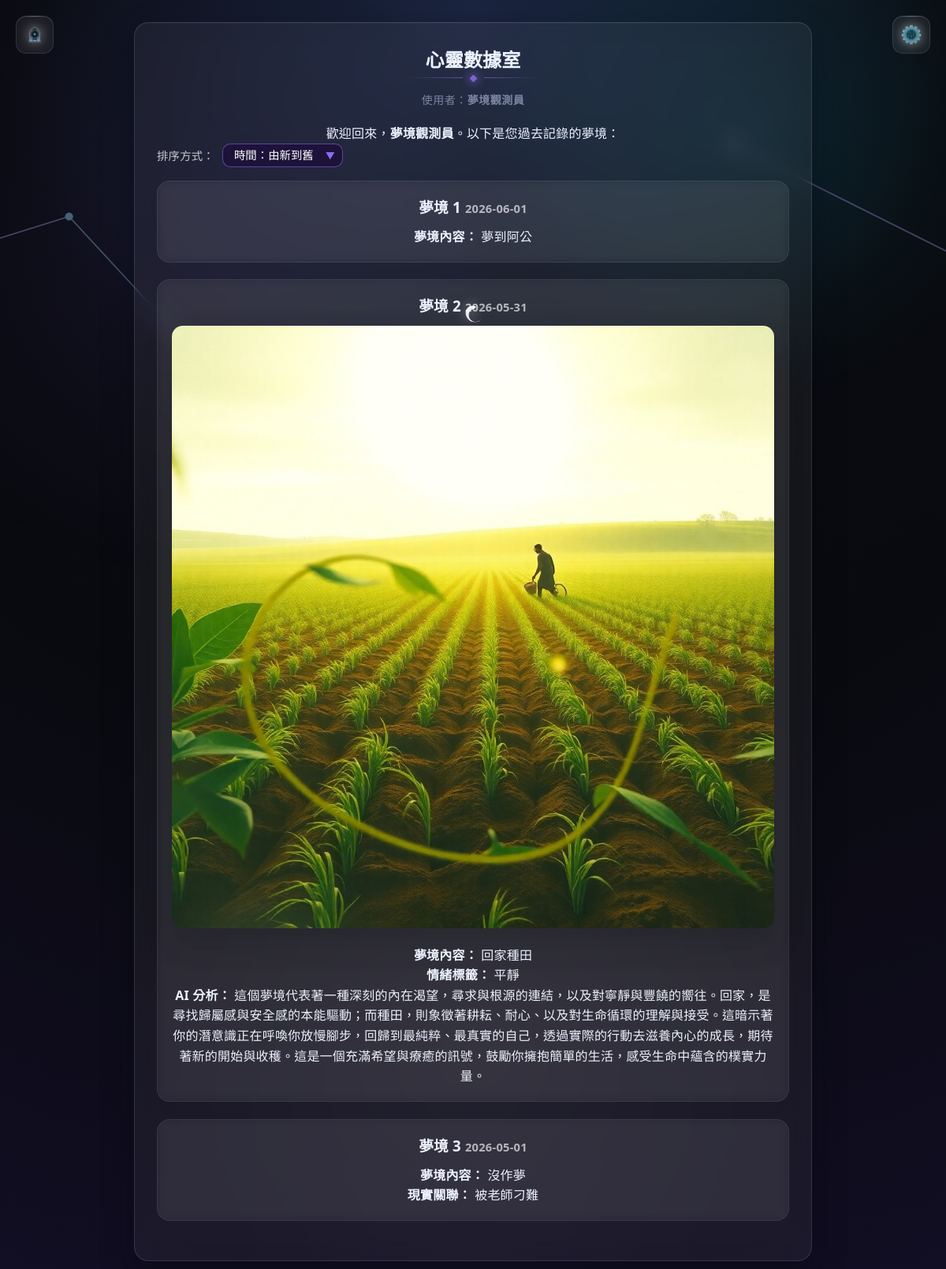
Screenshot of /data (signed in) with the database file from the repository.
### tables this page shows
CREATE TABLE dreams (
        id INTEGER PRIMARY KEY,
        user_id INTEGER,
        dream_content TEXT NOT NULL,
        reality_content TEXT,
        emotion_tag TEXT,
        ai_analysis TEXT,
        image_path TEXT,
        dream_date TEXT NOT NULL DEFAULT (date('now','localtime')),
        timestamp TEXT DEFAULT (datetime('now','localtime')), emotion_details TEXT,
        FOREIGN KEY(user_id) REFERENCES users(id)
    );

### app.py (the view, shortened to what this page needs)
@app.route('/data', methods=['GET'])
def data():
    user_id = session.get('user_id')
    username = session.get('user')
    conn = sqlite3.connect(DB_PATH)
    conn.row_factory = sqlite3.Row
    cursor = conn.cursor()
    cursor.execute(
        'SELECT id, dream_content, reality_content, emotion_tag, ai_analysis, image_path, dream_date, timestamp FROM dreams WHERE user_id = ? ORDER BY COALESCE(dream_date, substr(timestamp,1,10)) DESC, timestamp DESC',
        (user_id,)
    )
    rows = cursor.fetchall()
    conn.close()
    dreams = [dict(row) for row in rows]
    return render_template('data.html', user=username, dreams=dreams, message=None)

### templates/data.html (shortened to what this page needs)
<!DOCTYPE html>
<html lang="zh-Hant">
<head>
    <link rel="stylesheet" href="{{ url_for('static', filename='style.css') }}">
    <link rel="stylesheet" href="{{ url_for('static', filename='styleWeaver.css') }}">
</head>
<body>
    <div id="star-layer" aria-hidden="true"></div>
    <div class="ambient-orb one"></div>
    <div class="ambient-orb two"></div>
    <div class="ambient-orb three"></div>
    <div id="star-layer" aria-hidden="true"></div>
    <div id="cursor-moon" aria-hidden="true">
      <svg viewBox="0 0 64 64" xmlns="http://www.w3.org/2000/svg" role="img" aria-label="moon cursor">
        <path
          d="M40 10c-12 0-21 9-21 21s9 21 21 21c7 0 13-3 17-8-8 7-19 10-30 7C18 47 9 36 9 24 9 12 18 2 30 2c5 0 10 1 14 4-4-1-8-2-4-2z"
          fill="rgba(255,255,255,0.95)"
        />
      </svg>
    </div>
    <div class="ambient-orb one"></div>
    <div class="ambient-orb two"></div>
    <div class="ambient-orb three"></div>
    <a href="/" title="回到大廳" class="nav-icon-frame home-frame nav-top-left">
        <img
            src="{{ url_for('static', filename='images/home_icon.png') }}"
            alt="回大廳"
            class="home-png-icon-inner"
        />
    </a>
    <a
        href="#"
        id="settings-toggle"
        title="設定"
        class="nav-icon-frame settings-frame nav-top-right"
    >
        <img
            src="{{ url_for('static', filename='images/my_settings.png') }}"
            alt="設定"
            class="settings-png-icon"
        />
    </a>
    <main class="container">
      <div class="card">
        <section class="panel active">
            <h2 class="main-title">心靈數據室</h2>
            <div class="title-deco"><span class="dl"></span><span class="dgem"></span><span class="dr"></span></div>
            <p class="lead">使用者：<strong>{{ user or '訪客' }}</strong></p>
            {% if user %}
                <p>歡迎回來，<strong>{{ user }}</strong>。以下是您過去記錄的夢境：</p>
                {% if dreams %}
                    <div style="margin-bottom: 16px; display: flex; align-items: center; gap: 10px;">
                        <label for="sort-select" style="color: rgba(255,255,255,.75); font-size: 0.9rem;">排序方式：</label>
                        <div style="position:relative; display:inline-block;">
                            <select id="sort-select" onchange="sortDreams(this.value)"
                                style="appearance:none; background: rgba(30,20,60,.95); color: #fff;
                                    border: 1px solid rgba(155,120,255,.5); border-radius: 10px;
                                    padding: 6px 36px 6px 14px; font-size: 0.9rem; cursor: pointer; outline: none;">
                                <option value="new" style="background: rgba(30,20,60,.95);">時間：由新到舊</option>
                            </select>
                            <span style="position:absolute; right:10px; top:50%; transform:translateY(-50%);
                                        pointer-events:none; color:rgba(155,120,255,.9); font-size:0.75rem;">▼</span>
                        </div>
                    </div>
                    <div class="dream-list" id="dream-list-container">
                        {% for dream in dreams %}
                            <article class="dream-card" style="margin-bottom: 22px; padding: 18px; border: 1px solid rgba(255,255,255,.08); border-radius: 16px; background: rgba(255,255,255,.04); backdrop-filter: blur(6px);">
                                <h3 style="margin-bottom: 10px;">
                                  夢境 {{ loop.index }}
                                  <span class="dream-time" style="font-size: 0.92rem; color: rgba(255,255,255,.65);">
                                    {{ dream.dream_date or dream.timestamp }}
                                  </span>
                                </h3>
                                {% if dream.image_path %}
                                    <div style="margin-bottom: 14px; text-align:center;">
                                        <img
                                            src="{% if dream.image_path.startswith('http') or dream.image_path.startswith('/') %}{{ dream.image_path }}{% else %}{{ url_for('static', filename=dream.image_path) }}{% endif %}"
                                            alt="夢境圖片 {{ loop.index }}"
                                            style="max-width:100%;height:auto;border-radius:14px;box-shadow:0 18px 40px rgba(0,0,0,.15);"
                                        >
                                    </div>
                                {% endif %}
                                <p><strong>夢境內容：</strong> {{ dream.dream_content }}</p>
                                {% if dream.reality_content %}
                                    <p><strong>現實關聯：</strong> {{ dream.reality_content }}</p>
                                {% endif %}
                                {% if dream.emotion_tag %}
                                    <p><strong>情緒標籤：</strong> {{ dream.emotion_tag }}</p>
                                {% endif %}
                                {% if dream.ai_analysis %}
                                    <p><strong>AI 分析：</strong> {{ dream.ai_analysis }}</p>
                                {% endif %}
                            </article>
                        {% endfor %}
                    </div>
                {% else %}
                    <p>目前尚未找到任何夢境紀錄。請先回到大廳並記錄新的夢境。</p>
                {% endif %}
            {% else %}
                <p>{{ message or '您尚未登入，無法檢視夢境資料。' }}</p>
            {% endif %}
        </section>
      </div>
    </main>
    <div id="aurora-layer" style="position:fixed;inset:0;pointer-events:none;z-index:0;overflow:hidden;"></div>
    <div id="meteor-layer" style="position:fixed;inset:0;pointer-events:none;z-index:0;overflow:hidden;"></div>
</body>
</html>

### static/style.css (style rules this page uses)
*, *::before, *::after { margin: 0; padding: 0; box-sizing: border-box; }
html { scroll-behavior: smooth; }
html, body { height: 100%; font-family: system-ui, -apple-system, "Segoe UI", "Noto Sans TC", sans-serif; background: radial-gradient(ellipse 120% 80% at 50% -10%, #1e2d52 0%, #0b0d16 45%, #0e0a1e 100%); color: #edf2ff; overflow-x: hidden; cursor: default; -webkit-font-smoothing: antialiased; }
#star-layer { position: fixed; inset: 0; pointer-events: none; z-index: 0; }
.ambient-orb { position: fixed; border-radius: 50%; pointer-events: none; filter: blur(100px); opacity: 0.17; z-index: 0; mix-blend-mode: screen; animation: ambientDrift ease-in-out infinite alternate; will-change: transform; }
.ambient-orb.one { width: 500px; height: 500px; left: -8%; top: 2%; background: radial-gradient(circle, rgba(102, 84, 255, 0.85), transparent 68%); animation-duration: 26s; }
.ambient-orb.two { width: 520px; height: 520px; right: -10%; top: 8%; background: radial-gradient(circle, rgba(0, 210, 255, 0.75), transparent 70%); animation-duration: 30s; animation-delay: -8s; }
.ambient-orb.three { width: 380px; height: 380px; left: 38%; bottom: -5%; background: radial-gradient(circle, rgba(180, 68, 255, 0.65), transparent 70%); animation-duration: 24s; animation-delay: -14s; }
.title-deco { display: flex; align-items: center; justify-content: center; gap: 14px; margin-bottom: 52px; }
.title-deco .dl { height: 1px; width: 88px; background: linear-gradient(90deg, transparent, rgba(155, 120, 255, 0.5)); }
.title-deco .dr { height: 1px; width: 88px; background: linear-gradient(90deg, rgba(155, 120, 255, 0.5), transparent); }
.title-deco .dgem { width: 7px; height: 7px; border-radius: 1px; background: rgba(155, 120, 255, 0.85); transform: rotate(45deg); box-shadow: 0 0 12px 2px rgba(155, 120, 255, 0.5); animation: gemPulse 3.5s ease-in-out infinite; }
.panel { display: none; opacity: 0; transform: translateY(10px); transition: opacity 0.35s ease, transform 0.35s ease; }
.panel.active { display: block; opacity: 1; transform: translateY(0); }

### rows the page displays
dreams: dream_date "2026-06-01", dream_content "夢到阿公"
dreams: dream_date "2026-05-31", image_path (picture), dream_content "回家種田", emotion_tag "平靜", ai_analysis "這個夢境代表著一種深刻的內在渴望，尋求與根源的連結，以及對寧靜與豐饒的嚮往。回家，是尋找歸屬感與安全感的本能驅動；而種田，則象徵著耕耘、耐心、以及對生命循環的理解與接受。這暗示著你的潛意識正在呼喚你放慢腳步，回歸到最純粹、最真實的自己，透過實際的行動去滋養內心的成長，期待著新的開始與收穫。這是一個充滿希望與療癒的訊號，鼓勵你擁抱簡單的生活，感受生命中蘊含的樸實力量。"
dreams: dream_date "2026-05-01", dream_content "沒作夢", reality_content "被老師刁難"

### other values shown
{{ user or '訪客' }} "夢境觀測員"
{{ user }} "夢境觀測員"
